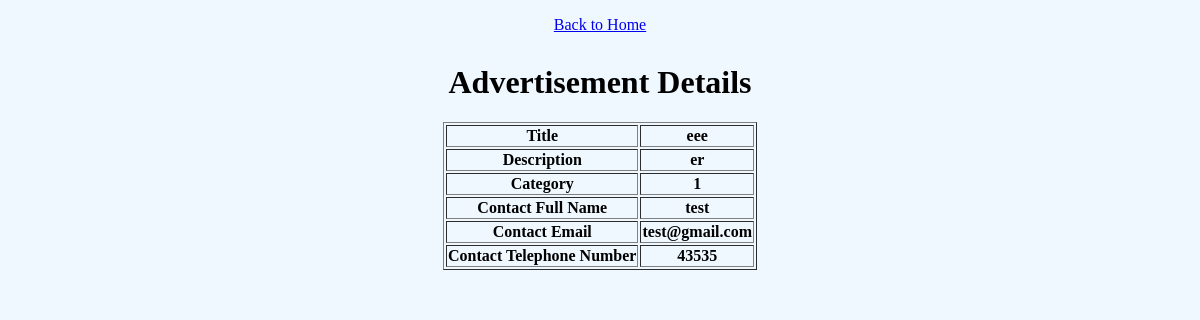
Page /SeeMore/1 on the committed database.
### tables this page shows
CREATE TABLE Advertisement(aid INTEGER PRIMARY KEY AUTOINCREMENT,title TEXT,description TEXT,isactive INTEGER,username TEXT,category INTEGER,FOREIGN KEY (username) REFERENCES User(username),FOREIGN KEY (category) REFERENCES Category(cid));

CREATE TABLE User(username TEXT PRIMARY KEY,password TEXT,fullname TEXT,email TEXT,telno TEXT);

### main.py (the view)
@app.route("/SeeMore/<id>")
def showMore(id):
    aid = id
    conn = sqlite3.connect("adv.db")
    c = conn.cursor()
    c.execute("SELECT * from Advertisement where aid = ?", aid)
    row = c.fetchall()
    uname= row[0][4]
    c.execute("SELECT fullname, email, telno from User WHERE username = ?", (uname,))
    contact = c.fetchall()
    c.close()
    return render_template("details.html", adData=row[0], contactData=contact[0])

### templates/details.html (shortened to what this page needs)
<!DOCTYPE html>
<html lang="en">
<head>
    <link rel = 'stylesheet' type="text/css" href="../static/style.css">
</head>
<body>
<p><a href="/dologin">Back to Home</a></p>
<h1>Advertisement Details</h1>
<table border="1">
        <tr>
            <th>Title</th>
            <th>{{ adData[1] }}</th>
        </tr>
         <tr>
            <th>Description</th>
             <th>{{ adData[2] }}</th>
        </tr>
        <tr>
            <th>Category</th>
            <th>{{ adData[5] }}</th>
        </tr>
          <tr>
            <th>Contact Full Name</th>
              <th>{{ contactData[0] }}</th>
        </tr>
        <tr>
            <th>Contact Email</th>
              <th>{{ contactData[1] }}</th>
        </tr>
        <tr>
            <th>Contact Telephone Number</th>
              <th>{{ contactData [2] }}</th>
        </tr>
 </table>
</body>
</html>

### static/style.css (style rules this page uses)
body { background-color: aliceblue; font-family: "Arial Narrow"; }
p { margin-bottom: 30px; margin-outside: 20px; text-align: center; }
table { margin-left: auto; margin-right: auto; }
h1,h2 { text-align: center; }

### rows in the picture
Advertisement: title "eee", description "er", category "1"
User: fullname "test", email "test@gmail.com", telno "43535"
